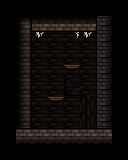

The image is a tile-based game level rendered from a .tmx file. Its description and source (layers, tilesets, objects; grid data summarised) follow:
An orthogonal 8x10 tile map with 16x16 px tiles, 5 tile layers (back, stage, deco, unit, ...).

<map version="1.0" orientation="orthogonal" renderorder="right-down" width="8" height="10" tilewidth="16" tileheight="16" nextobjectid="4">
 <tileset firstgid="1" name="dungeonTileSet" tilewidth="16" tileheight="16" tilecount="1024">
  <image source="dungeonTileset.png" width="512" height="512" />
  <terraintypes>
   <terrain name="blocks" tile="-1" />
   <terrain name="empty" tile="-1" />
  </terraintypes>
  <tile id="4" terrain="1,1,1,0" />
  <tile id="5" terrain="1,1,0,0" />
  <tile id="6" terrain="1,1,0,1" />
  <tile id="12" terrain="0,0,0,1" />
  <tile id="13" terrain="0,0,1,1" />
  <tile id="14" terrain="0,0,1,0" />
  <tile id="36" terrain="1,0,1,0" />
  <tile id="37" terrain="0,0,0,0" />
  <tile id="38" terrain="0,1,0,1" />
  <tile id="44" terrain="0,1,0,1" />
  <tile id="45" terrain="1,1,1,1" />
  <tile id="46" terrain="1,0,1,0" />
  <tile id="68" terrain="1,0,1,1" />
  <tile id="69" terrain="0,0,1,1" />
  <tile id="70" terrain="0,1,1,1" />
  <tile id="76" terrain="0,1,0,0" />
  <tile id="77" terrain="1,1,0,0" />
  <tile id="78" terrain="1,0,0,0" />
 </tileset>
 <layer name="back" width="8" height="10">
  <data>[80 cells, 80 non-empty, 6 distinct tile ids]</data>
 </layer>
 <layer name="stage" width="8" height="10">
  <data>[80 cells, 58 non-empty, 7 distinct tile ids]</data>
 </layer>
 <layer name="deco" width="8" height="10">
  <data>[80 cells, 1 non-empty, 1 distinct tile ids]</data>
 </layer>
 <layer name="unit" width="8" height="10">
  <data>[80 cells, 1 non-empty, 1 distinct tile ids]</data>
 </layer>
 <layer name="fore" width="8" height="10">
  <data>[80 cells, 1 non-empty, 1 distinct tile ids]</data>
 </layer>
</map>
